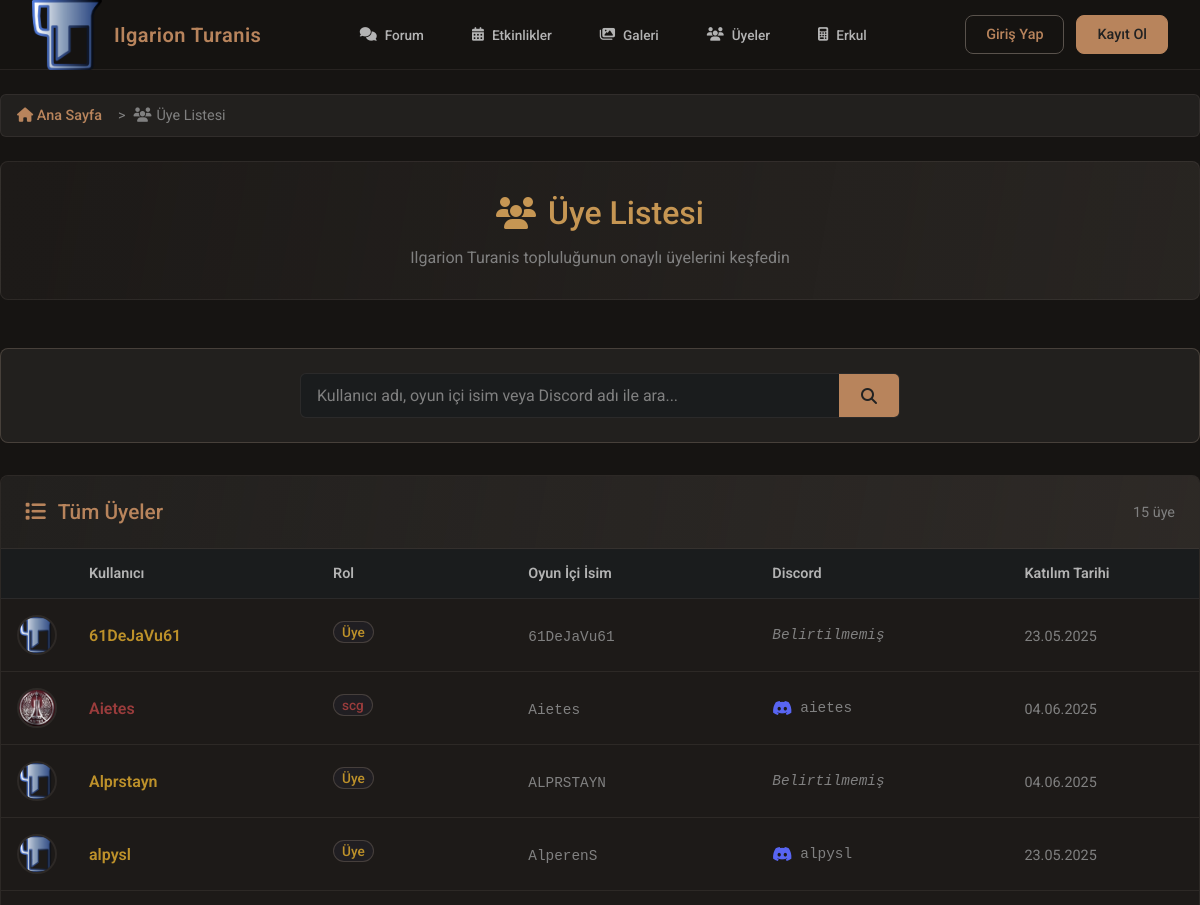
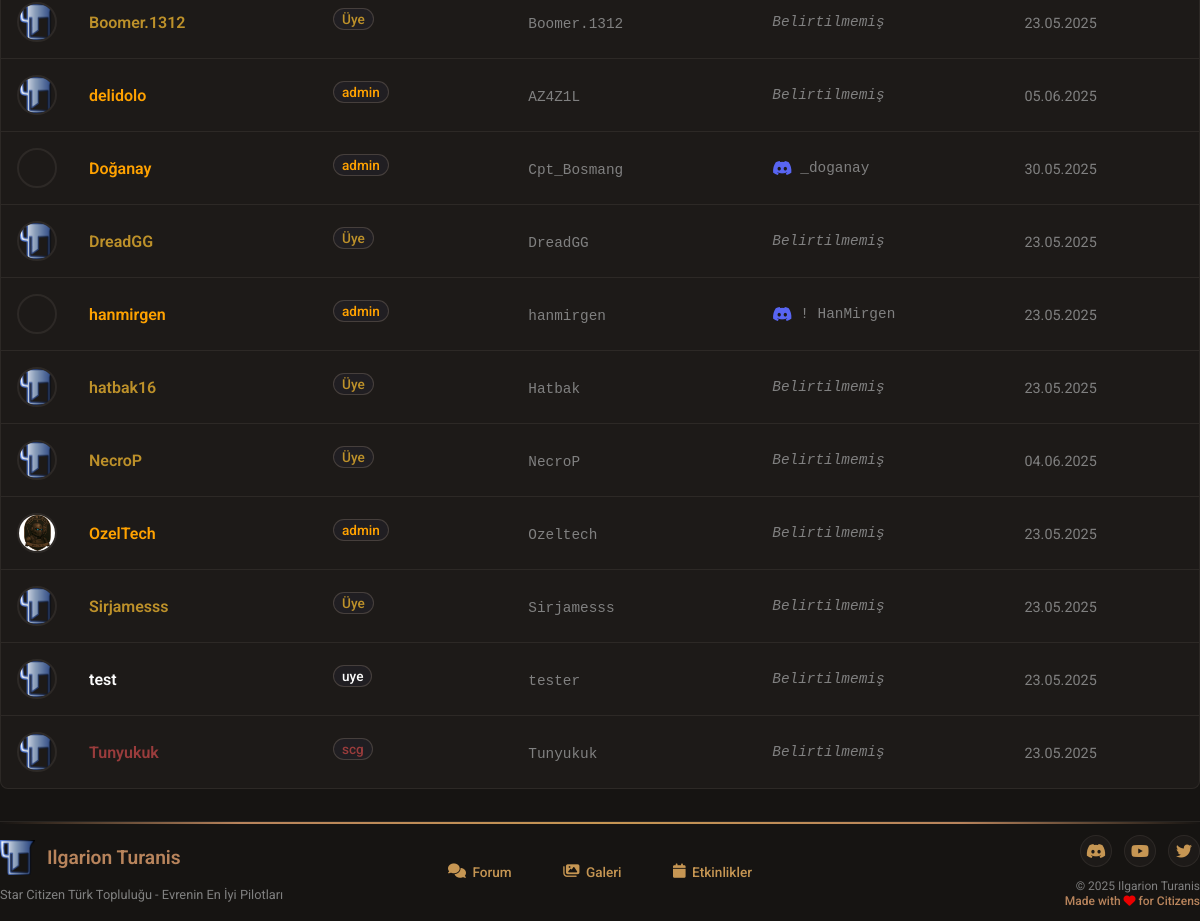
The page /users/index.php on the database its author committed (2 pictures, top to bottom).
### tables this page shows
CREATE TABLE `users` (
  `id` int(11) NOT NULL,
  `username` varchar(255) NOT NULL,
  `password` varchar(255) NOT NULL,
  `email` varchar(255) NOT NULL,
  `profile_info` text DEFAULT NULL,
  `avatar_path` varchar(255) DEFAULT NULL,
  `status` enum('pending','approved','rejected','suspended') NOT NULL DEFAULT 'pending',
  `ingame_name` varchar(255) NOT NULL,
  `discord_username` varchar(255) DEFAULT NULL,
  `created_at` timestamp NOT NULL DEFAULT current_timestamp(),
  `updated_at` timestamp NOT NULL DEFAULT current_timestamp() ON UPDATE current_timestamp()
);

### users/index.php (the view, shortened to what this page needs)
<?php
require_once BASE_PATH . '/src/functions/role_functions.php';
$search = trim($_GET['search'] ?? '');
$page = max(1, (int) ($_GET['page'] ?? 1));
$per_page = 25;
$offset = ($page - 1) * $per_page;
try {
    $where_conditions = ["u.status = 'approved'"];
    $params = [];
    $where_clause = implode(' AND ', $where_conditions);
    $count_query = "
        SELECT COUNT(DISTINCT u.id)
        FROM users u
        WHERE {$where_clause}
    ";
    $stmt = $pdo->prepare($count_query);
    $stmt->execute($params);
    $total_users = $stmt->fetchColumn();
    $users_query = "
        SELECT u.id, u.username, u.ingame_name, u.discord_username, u.avatar_path, u.created_at,
               GROUP_CONCAT(DISTINCT r.name ORDER BY r.priority ASC SEPARATOR ',') AS roles_list,
               MIN(r.priority) as highest_priority,
               (SELECT name FROM roles WHERE id = (
                   SELECT role_id FROM user_roles WHERE user_id = u.id
                   ORDER BY (SELECT priority FROM roles WHERE id = role_id) ASC LIMIT 1
               )) as primary_role_name,
               (SELECT color FROM roles WHERE id = (
                   SELECT role_id FROM user_roles WHERE user_id = u.id
                   ORDER BY (SELECT priority FROM roles WHERE id = role_id) ASC LIMIT 1
               )) as primary_role_color
        FROM users u
        LEFT JOIN user_roles ur ON u.id = ur.user_id
        LEFT JOIN roles r ON ur.role_id = r.id
        WHERE {$where_clause}
        GROUP BY u.id
        ORDER BY u.username ASC
        LIMIT ?, ?
    ";
    $params[] = $offset;
    $params[] = $per_page;
    $stmt = $pdo->prepare($users_query);
    $stmt->execute($params);
    $users = $stmt->fetchAll(PDO::FETCH_ASSOC);
} catch (Exception $e) {
    error_log("Users list error: " . $e->getMessage());
    $users = [];
    $total_users = 0;
    $total_pages = 0;
    $search_error = "Arama sırasında bir hata oluştu: " . $e->getMessage();
}
function fix_avatar_path($avatar_path) {
    if (empty($avatar_path)) {
        return '/assets/logo.png';
    }
    if (strpos($avatar_path, 'uploads/') === 0) {
        return '/' . ltrim($avatar_path, '/');
    }
    return '/assets/logo.png';
}
include BASE_PATH . '/src/includes/header.php';
include BASE_PATH . '/src/includes/navbar.php';
?>
<link rel="stylesheet" href="css/users.css">
<link rel="stylesheet" href="../css/style.css">
<div class="users-page-container">
    <nav aria-label="breadcrumb" class="mb-4">
        <ul class="breadcrumb">
            <li class="breadcrumb-item">
                <a href="../index.php">
                    <i class="fas fa-home"></i>
                    Ana Sayfa
                </a>
            </li>
            <li class="breadcrumb-item active">
                <i class="fas fa-users"></i>
                Üye Listesi
            </li>
        </ul>
    </nav>
    <div class="users-header">
        <h1><i class="fas fa-users"></i> Üye Listesi</h1>
        <p>Ilgarion Turanis topluluğunun onaylı üyelerini keşfedin</p>
    </div>
    <div class="search-form-container">
        <form class="search-form" method="GET" action="">
            <div class="search-input-group">
                <div class="search-input-container">
                    <input type="text"
                           name="search"
                           class="search-input"
                           placeholder="Kullanıcı adı, oyun içi isim veya Discord adı ile ara..."
                           value="<?= htmlspecialchars($search) ?>"
                           maxlength="100">
                    <button type="submit" class="search-btn">
                        <i class="fas fa-search"></i>
                    </button>
                </div>
            </div>
        </form>
    </div>
    <?php if (!empty($users)): ?>
        <div class="users-list-container">
            <div class="users-table-header">
                <h3>
                    <i class="fas fa-list"></i>
                    <?= empty($search) ? 'Tüm Üyeler' : 'Arama Sonuçları' ?>
                </h3>
                <div class="users-count">
                    <?= number_format($total_users) ?> üye
                </div>
            </div>
            <div class="users-table-wrapper">
                <table class="users-table">
                    <thead>
                        <tr>
                            <th class="col-avatar"></th>
                            <th class="col-username">Kullanıcı</th>
                            <th class="col-role">Rol</th>
                            <th class="col-ingame">Oyun İçi İsim</th>
                            <th class="col-discord">Discord</th>
                            <th class="col-joined">Katılım Tarihi</th>
                        </tr>
                    </thead>
                    <tbody>
                        <?php foreach ($users as $user): ?>
                            <tr class="user-row">
                                <td class="col-avatar">
                                    <div class="user-avatar">
                                        <img src="<?= fix_avatar_path($user['avatar_path']) ?>"
                                             alt="<?= htmlspecialchars($user['username']) ?> Avatar"
                                             class="avatar-img">
                                    </div>
                                </td>
                                <td class="col-username">
                                    <span class="user-link"
                                          data-user-id="<?= $user['id'] ?>"
                                          style="color: <?= $user['primary_role_color'] ?? '#bd912a' ?>">
                                        <?= htmlspecialchars($user['username']) ?>
                                    </span>
                                </td>
                                <td class="col-role">
                                    <span class="user-role"
                                          style="color: <?= $user['primary_role_color'] ?? '#bd912a' ?>">
                                        <?= htmlspecialchars($user['primary_role_name'] ?? 'Üye') ?>
                                    </span>
                                </td>
                                <td class="col-ingame">
                                    <span class="ingame-name">
                                        <?= htmlspecialchars($user['ingame_name'] ?: 'Belirtilmemiş') ?>
                                    </span>
                                </td>
                                <td class="col-discord">
                                    <span class="discord-name">
                                        <?php if (!empty($user['discord_username'])): ?>
                                            <i class="fab fa-discord"></i>
                                            <?= htmlspecialchars($user['discord_username']) ?>
                                        <?php else: ?>
                                            <span class="not-specified">Belirtilmemiş</span>
                                        <?php endif; ?>
                                    </span>
                                </td>
                                <td class="col-joined">
                                    <span class="join-date">
                                        <?= date('d.m.Y', strtotime($user['created_at'])) ?>
                                    </span>
                                </td>
                            </tr>
                        <?php endforeach; ?>
                    </tbody>
                </table>
            </div>
        </div>
    <?php endif; ?>
</div>
<?php include BASE_PATH . '/src/includes/footer.php'; ?>

### css/style.css (style rules this page uses)
:root { --light-gold: #C69653; --gold:#b8845c; --transparent-gold: rgba(189, 145, 42, 0.05); --red: #EB0000; --dark-red: #B81D24; --transparent-red: #63020760; --grey: #303030; --light-grey: #808080; --lighter-grey: #b3b3b3; --white: #ffffff; --black: #000; --charcoal: #222222; --turquase: #3DA6A2; --turquase-hover: #43d3ce; --light-turquase: #73e4e0; --transparent-turquase: #79fffb3b; --transparent-turquase-2: rgba(89, 244, 255, 0.035); --navbar-height: 70px; --card-bg: #1D1A18; --card-bg-2: #22201E; --card-bg-3: #1A1C1D; --card-bg-4: #201E22; --body-bg: #161412; --border-1: #59524c46; --border-1-hover: #59524C; --border-1-featured: #685d5388; --font: "Roboto", serif; }
html { font-family: var(--font); color: white; height: 100%; font-size: 16px; }
body { padding-top: var(--navbar-height) !important; background-color: var(--body-bg); height: 100%; margin: 0; padding: 0; box-sizing: border-box; overflow-x: hidden; }
* { margin: 0; padding: 0; box-sizing: border-box !important; }
* a { text-decoration: none; }
.breadcrumb { background-color: var(--card-bg-2) !important; border: 1px solid var(--border-1); border-radius: 6px; padding: 0.75rem 1rem; margin: 0; margin-bottom: 1.5rem; list-style: none; display: flex; align-items: center; gap: 0.5rem; font-family: var(--font); font-size: 0.9rem; }
.breadcrumb a { color: var(--gold); text-decoration: none; transition: color 0.2s ease; font-weight: 500; }
.breadcrumb-item { display: flex; align-items: center; }
.breadcrumb-item a { color: var(--gold); text-decoration: none; transition: color 0.2s ease; font-weight: 500; }
.active { color: var(--light-grey); }
.active i { margin-right: 5px; }
.breadcrumb-item + .breadcrumb-item::before { content: '>'; margin: 0 0.5rem; color: var(--light-grey); }

### src/includes/user_popover.php (style rules this page uses)
.user-avatar { flex-shrink: 0; }
.user-role { font-size: 0.85rem; font-weight: 500; margin-bottom: 6px; padding: 2px 8px; border-radius: 12px; background: var(--card-bg-4); border: 1px solid var(--border-1-featured); color: var(--gold); display: inline-block; }

### rows shown on the page
users: username "61DeJaVu61", primary_role_name "Üye", ingame_name "61DeJaVu61", shows "Belirtilmemiş", created_at "23.05.2025"
users: avatar_path (picture), username "Aietes", primary_role_name "scg", ingame_name "Aietes", discord_username "aietes", created_at "04.06.2025"
users: username "Alprstayn", primary_role_name "Üye", ingame_name "ALPRSTAYN", shows "Belirtilmemiş", created_at "04.06.2025"
users: username "alpysl", primary_role_name "Üye", ingame_name "AlperenS", discord_username "alpysl", created_at "23.05.2025"
users: username "Boomer.1312", primary_role_name "Üye", ingame_name "Boomer.1312", shows "Belirtilmemiş", created_at "23.05.2025"
users: username "delidolo", primary_role_name "admin", ingame_name "AZ4Z1L", shows "Belirtilmemiş", created_at "05.06.2025"
users: avatar_path (picture), username "Doğanay", primary_role_name "admin", ingame_name "Cpt_Bosmang", discord_username "_doganay", created_at "30.05.2025"
users: username "DreadGG", primary_role_name "Üye", ingame_name "DreadGG", shows "Belirtilmemiş", created_at "23.05.2025"
users: avatar_path (picture), username "hanmirgen", primary_role_name "admin", ingame_name "hanmirgen", discord_username "! HanMirgen", created_at "23.05.2025"
users: username "hatbak16", primary_role_name "Üye", ingame_name "Hatbak", shows "Belirtilmemiş", created_at "23.05.2025"
users: username "NecroP", primary_role_name "Üye", ingame_name "NecroP", shows "Belirtilmemiş", created_at "04.06.2025"
users: avatar_path (picture), username "OzelTech", primary_role_name "admin", ingame_name "Ozeltech", shows "Belirtilmemiş", created_at "23.05.2025"
users: username "Sirjamesss", primary_role_name "Üye", ingame_name "Sirjamesss", shows "Belirtilmemiş", created_at "23.05.2025"
users: username (picture), username "test", primary_role_name "uye", ingame_name "tester", shows "Belirtilmemiş", created_at "23.05.2025"
users: username "Tunyukuk", primary_role_name "scg", ingame_name "Tunyukuk", shows "Belirtilmemiş", created_at "23.05.2025"

### other values the page prints
$total_users "15"
$site_name "Ilgarion Turanis"
